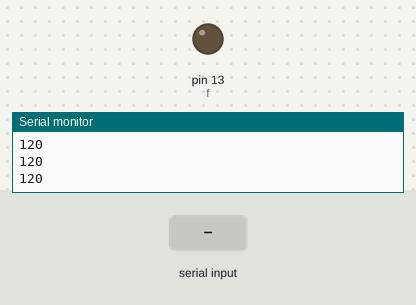
Bench run of a sketch on a simulated Arduino Uno, built with avr-gcc and run on an emulated ATmega328P. Parts: output pins drawn as LEDs (lit = HIGH), the last lines printed to the serial monitor. The inputs (shaded band) are chosen by the test bench.

Above: at 3.2 s.
3.3 s: "1" received over Serial
At 4.8 s:
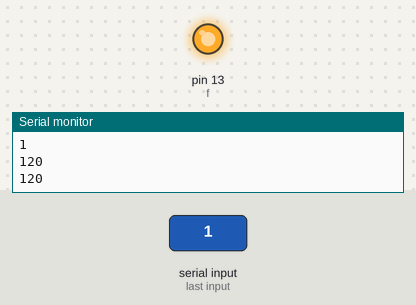
Timing chart, 0 to 6.3 s (numbered marks = the images above; inputs shaded):
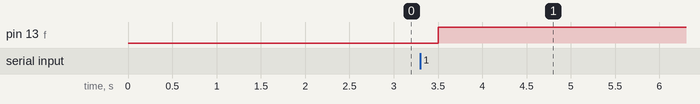

Measured:
- after the input at 3.3 s, pin 13 (f): LOW → HIGH after 0.20 s

The sketch:

SwitchSerial.ino
```cpp
bool y=0;
char k;
int f=13;

void setup(){
Serial.begin(9600);
pinMode(f,OUTPUT);
delay(2000);
//Serial.println("Escribe...");
}

void loop(){
if(Serial.available()>0){
  k=Serial.read();
  //Serial.println(k);
  switch(k){
  case '1':
    //Serial.println("El num 1 prro");
    y=!y;
    digitalWrite(f,y);
    Serial.println(k);
    delay(500);
    break;
  case '2':
    //Serial.println("El 2 come arroz");
    break;
  case '3':
    //Serial.println("El 3 le pega al reves");
    break;
  default:
    Serial.print(k);
    delay(500);
    //Serial.println(" Escribe bien cabro reweon culiao");
  }
  }
else{
Serial.println("120");
delay(500);
}
}
```
